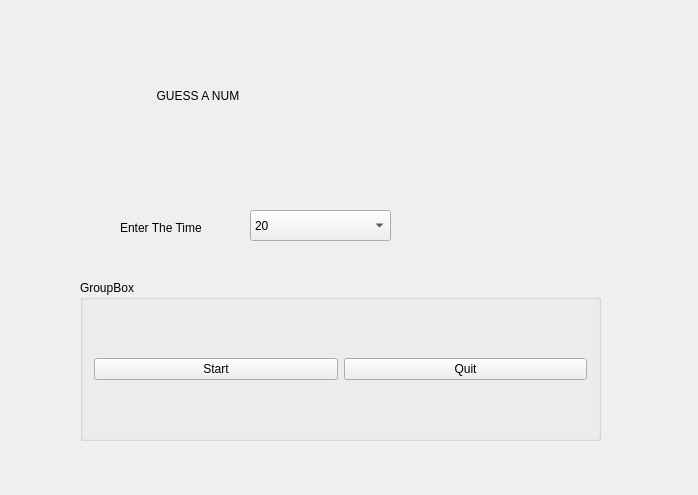
<?xml version="1.0" encoding="UTF-8"?>
<ui version="4.0">
 <class>MyWidget</class>
 <widget class="QWidget" name="MyWidget">
  <property name="geometry">
   <rect>
    <x>0</x>
    <y>0</y>
    <width>698</width>
    <height>495</height>
   </rect>
  </property>
  <property name="windowTitle">
   <string>MyWidget</string>
  </property>
  <widget class="QStackedWidget" name="stackedWidget">
   <property name="geometry">
    <rect>
     <x>40</x>
     <y>20</y>
     <width>581</width>
     <height>441</height>
    </rect>
   </property>
   <widget class="QWidget" name="pageStart">
    <widget class="QGroupBox" name="groupBox">
     <property name="geometry">
      <rect>
       <x>40</x>
       <y>260</y>
       <width>521</width>
       <height>161</height>
      </rect>
     </property>
     <property name="title">
      <string>GroupBox</string>
     </property>
     <layout class="QHBoxLayout" name="horizontalLayout">
      <item>
       <widget class="QPushButton" name="pushButtonStart">
        <property name="text">
         <string>Start</string>
        </property>
       </widget>
      </item>
      <item>
       <widget class="QPushButton" name="pushButtonEnd">
        <property name="text">
         <string>Quit</string>
        </property>
       </widget>
      </item>
     </layout>
    </widget>
    <widget class="QComboBox" name="comboBox">
     <property name="geometry">
      <rect>
       <x>210</x>
       <y>190</y>
       <width>141</width>
       <height>31</height>
      </rect>
     </property>
     <property name="currentIndex">
      <number>0</number>
     </property>
     <property name="maxCount">
      <number>500</number>
     </property>
     <item>
      <property name="text">
       <string>20</string>
      </property>
     </item>
     <item>
      <property name="text">
       <string>30</string>
      </property>
     </item>
     <item>
      <property name="text">
       <string>50</string>
      </property>
     </item>
     <item>
      <property name="text">
       <string>70</string>
      </property>
     </item>
     <item>
      <property name="text">
       <string>90</string>
      </property>
     </item>
    </widget>
    <widget class="QLabel" name="label">
     <property name="geometry">
      <rect>
       <x>80</x>
       <y>200</y>
       <width>151</width>
       <height>16</height>
      </rect>
     </property>
     <property name="text">
      <string>Enter The Time</string>
     </property>
    </widget>
    <widget class="QLabel" name="label_5">
     <property name="geometry">
      <rect>
       <x>100</x>
       <y>30</y>
       <width>331</width>
       <height>91</height>
      </rect>
     </property>
     <property name="text">
      <string>     GUESS A NUM</string>
     </property>
     <property name="scaledContents">
      <bool>true</bool>
     </property>
    </widget>
   </widget>
   <widget class="QWidget" name="pageGame">
    <widget class="QProgressBar" name="progressBar">
     <property name="geometry">
      <rect>
       <x>50</x>
       <y>40</y>
       <width>491</width>
       <height>31</height>
      </rect>
     </property>
     <property name="value">
      <number>24</number>
     </property>
    </widget>
    <widget class="QLabel" name="label_2">
     <property name="geometry">
      <rect>
       <x>50</x>
       <y>20</y>
       <width>281</width>
       <height>16</height>
      </rect>
     </property>
     <property name="text">
      <string>Time countdown:</string>
     </property>
    </widget>
    <widget class="QTextEdit" name="textEdit">
     <property name="geometry">
      <rect>
       <x>50</x>
       <y>80</y>
       <width>481</width>
       <height>151</height>
      </rect>
     </property>
    </widget>
    <widget class="QGroupBox" name="groupBox_2">
     <property name="geometry">
      <rect>
       <x>40</x>
       <y>250</y>
       <width>511</width>
       <height>171</height>
      </rect>
     </property>
     <property name="title">
      <string>GroupBox</string>
     </property>
     <widget class="QPushButton" name="pushButton0">
      <property name="geometry">
       <rect>
        <x>0</x>
        <y>20</y>
        <width>93</width>
        <height>28</height>
       </rect>
      </property>
      <property name="text">
       <string>0</string>
      </property>
     </widget>
     <widget class="QPushButton" name="pushButton1">
      <property name="geometry">
       <rect>
        <x>0</x>
        <y>50</y>
        <width>93</width>
        <height>28</height>
       </rect>
      </property>
      <property name="text">
       <string>1</string>
      </property>
     </widget>
     <widget class="QPushButton" name="pushButton2">
      <property name="geometry">
       <rect>
        <x>0</x>
        <y>80</y>
        <width>93</width>
        <height>28</height>
       </rect>
      </property>
      <property name="text">
       <string>2</string>
      </property>
     </widget>
     <widget class="QPushButton" name="pushButton3">
      <property name="geometry">
       <rect>
        <x>0</x>
        <y>110</y>
        <width>93</width>
        <height>28</height>
       </rect>
      </property>
      <property name="text">
       <string>3</string>
      </property>
     </widget>
     <widget class="QPushButton" name="pushButton4">
      <property name="geometry">
       <rect>
        <x>120</x>
        <y>20</y>
        <width>93</width>
        <height>28</height>
       </rect>
      </property>
      <property name="text">
       <string>4</string>
      </property>
     </widget>
     <widget class="QPushButton" name="pushButton5">
      <property name="geometry">
       <rect>
        <x>120</x>
        <y>50</y>
        <width>93</width>
        <height>28</height>
       </rect>
      </property>
      <property name="text">
       <string>5</string>
      </property>
     </widget>
     <widget class="QPushButton" name="pushButton7">
      <property name="geometry">
       <rect>
        <x>120</x>
        <y>110</y>
        <width>93</width>
        <height>28</height>
       </rect>
      </property>
      <property name="text">
       <string>7</string>
      </property>
     </widget>
     <widget class="QPushButton" name="pushButton6">
      <property name="geometry">
       <rect>
        <x>120</x>
        <y>80</y>
        <width>93</width>
        <height>28</height>
       </rect>
      </property>
      <property name="text">
       <string>6</string>
      </property>
     </widget>
     <widget class="QPushButton" name="pushButton8">
      <property name="geometry">
       <rect>
        <x>230</x>
        <y>20</y>
        <width>93</width>
        <height>28</height>
       </rect>
      </property>
      <property name="text">
       <string>8</string>
      </property>
     </widget>
     <widget class="QPushButton" name="pushButton9">
      <property name="geometry">
       <rect>
        <x>230</x>
        <y>50</y>
        <width>93</width>
        <height>28</height>
       </rect>
      </property>
      <property name="text">
       <string>9</string>
      </property>
     </widget>
     <widget class="QPushButton" name="pushButtonDel">
      <property name="geometry">
       <rect>
        <x>230</x>
        <y>80</y>
        <width>93</width>
        <height>28</height>
       </rect>
      </property>
      <property name="text">
       <string>&lt;-----</string>
      </property>
     </widget>
    </widget>
   </widget>
   <widget class="QWidget" name="pageOver">
    <widget class="QLabel" name="label_3">
     <property name="geometry">
      <rect>
       <x>60</x>
       <y>60</y>
       <width>471</width>
       <height>311</height>
      </rect>
     </property>
     <property name="text">
      <string/>
     </property>
     <property name="textFormat">
      <enum>Qt::RichText</enum>
     </property>
     <property name="scaledContents">
      <bool>true</bool>
     </property>
    </widget>
   </widget>
   <widget class="QWidget" name="pageWin">
    <widget class="QLabel" name="label_4">
     <property name="geometry">
      <rect>
       <x>60</x>
       <y>40</y>
       <width>431</width>
       <height>331</height>
      </rect>
     </property>
     <property name="text">
      <string>TextLabel</string>
     </property>
    </widget>
   </widget>
  </widget>
 </widget>
 <layoutdefault spacing="6" margin="11"/>
 <resources/>
 <connections/>
</ui>
